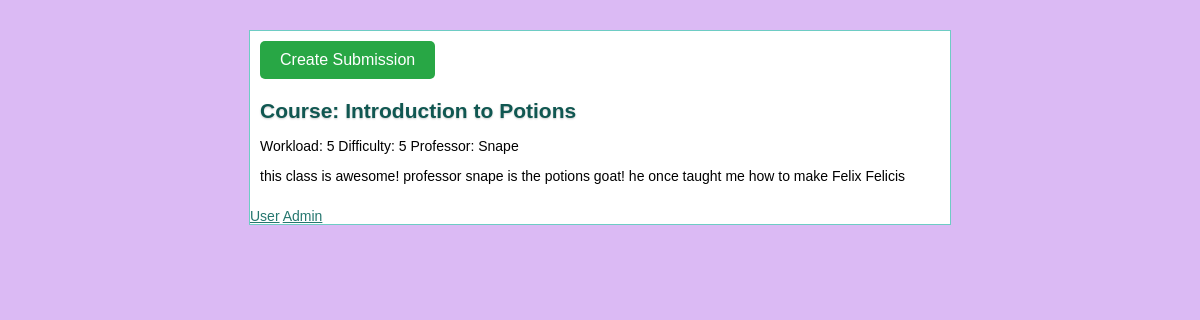
Page /course/3 on the earlier database version.
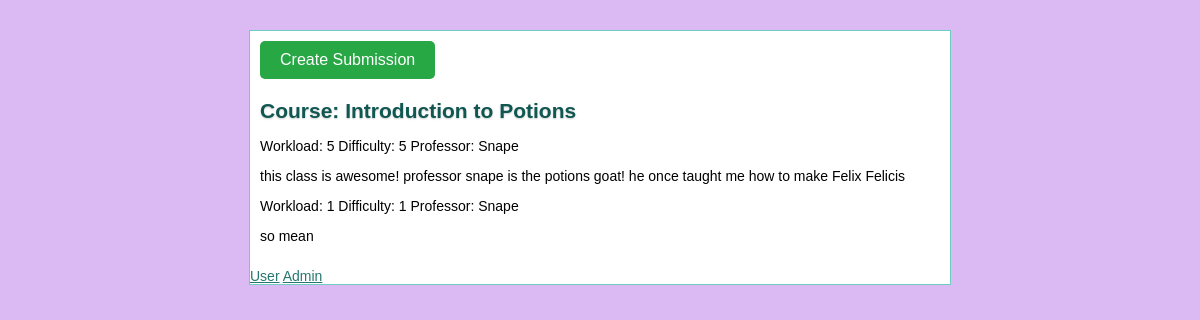
Same page on the later database version.
### model.py (models this page shows, shortened)
class Course(db.Model):
    __tablename__ = "course_table"
    id: Mapped[int] = mapped_column(primary_key=True)
    title: Mapped[str] = mapped_column(String(30), unique=True)
    course_code: Mapped[str] = mapped_column(String(30), unique=True)
    professors: Mapped[list["Professor"]] = relationship(secondary=prof_course_table, back_populates="courses")
    ratings: Mapped[list["Rating"]] = relationship("Rating", back_populates="course")

class Rating(db.Model):
    __tablename__ = "ratings_table"
    __table_args__ = (
        CheckConstraint('difficulty <= 5 AND difficulty >= 0', name='difficulty_bounds_check'),
    )
    id: Mapped[int] = mapped_column(primary_key=True)
    workload: Mapped[int]
    difficulty: Mapped[int]
    description: Mapped[str] = mapped_column(String(300))
    professor_id: Mapped[int] = mapped_column(ForeignKey("prof_table.id"))
    professor: Mapped["Professor"] = relationship("Professor", back_populates="ratings")
    course_id: Mapped[int] = mapped_column(ForeignKey("course_table.id"))
    course: Mapped["Course"] = relationship("Course", back_populates="ratings")

class Professor(db.Model):
    __tablename__ = "prof_table"
    id: Mapped[int] = mapped_column(primary_key=True)
    name: Mapped[str] = mapped_column(String(200), unique=True)
    courses: Mapped[list["Course"]] = relationship(secondary="prof_course_table", back_populates="professors")
    ratings: Mapped[list["Rating"]] = relationship("Rating", back_populates="professor")

### course_critic.py (the view)
@app.route("/course/<int:course_id>")
def course(course_id):
    course = db.session.execute(db.select(Course).where(Course.id == course_id)).scalar()
    stmt = db.select(Rating).where(Rating.course_id == course.id)
    ratings = db.session.execute(stmt).scalars().all()
    return render_template("course.html", course=course, ratings=ratings)

### templates/course.html (shortened to what this page needs)
{% extends "layout.html" %}
{% block body %}
    <div style="margin-bottom: 20px;">
        <a href="{{ url_for('submit') }}">
            <button style="padding: 10px 20px; background-color: #28a745; color: white; border: none; border-radius: 5px; font-size: 16px; cursor: pointer; transition: background-color 0.3s ease;">
                Create Submission
            </button>
        </a>
    </div>
    <h2>Course: {{ course.title }}</h2>
    {% for rating in ratings %}
        <p>Workload: {{ rating.workload }} Difficulty: {{ rating.difficulty }} Professor: {{rating.professor.name}}</p>
        <p>{{ rating.description }}</p>
    {% endfor %}
{% endblock %}

### templates/layout.html (shortened to what this page needs)
<!doctype html>
<link rel="stylesheet" type="text/css" href="{{ url_for('static', filename='style.css') }}">
<div class="page">
  <div class="body">
  {% block body %}{% endblock %}
  </div>
  <a href="{{ url_for('home') }}">User</a> <a href="{{ url_for('admin') }}">Admin</a>
</div>

### static/style.css (style rules this page uses)
a { color: #26776F; }
div.page { background: white; border: 1px solid #6ECCC4; width: 700px; margin: 30px auto; }
div.page h2 { margin: 0 0 15px 0; color: #105751; text-shadow: 0 1px 2px #ccc; }
div.page div.body { padding: 10px; }

Differences in the rows shown:
now on this page (row edited): Rating: workload "1", difficulty "1", professor.name "Snape", description "so mean"
